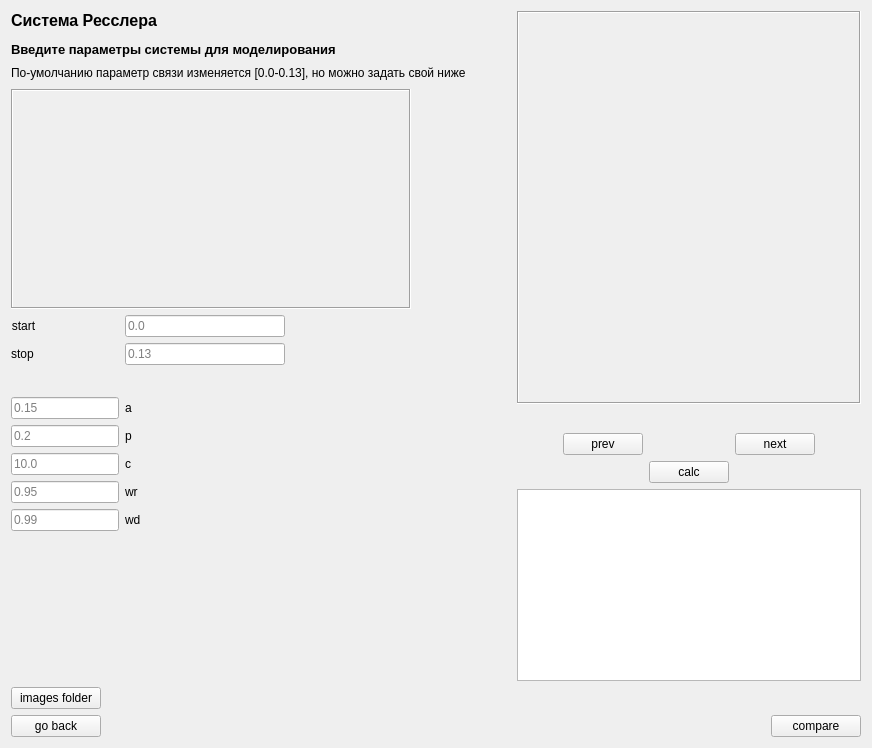
     <widget class="QWidget" name="page_2">
      <layout class="QGridLayout" name="gridLayout">
       <item row="1" column="0">
        <widget class="QPushButton" name="showfolder_1">
         <property name="maximumSize">
          <size>
           <width>90</width>
           <height>24</height>
          </size>
         </property>
         <property name="text">
          <string>images folder</string>
         </property>
        </widget>
       </item>
       <item row="2" column="0">
        <widget class="QPushButton" name="backbutton_1">
         <property name="maximumSize">
          <size>
           <width>90</width>
           <height>24</height>
          </size>
         </property>
         <property name="text">
          <string>go back</string>
         </property>
        </widget>
       </item>
       <item row="0" column="0">
        <layout class="QGridLayout" name="gridLayout_4">
         <item row="0" column="0">
          <widget class="QLabel" name="label_2">
           <property name="maximumSize">
            <size>
             <width>16777215</width>
             <height>60</height>
            </size>
           </property>
           <property name="text">
            <string>&lt;html&gt;&lt;head/&gt;&lt;body&gt;&lt;p&gt;&lt;span style=&quot; font-size:12pt; font-weight:600;&quot;&gt;Система Ресслера&lt;/span&gt;&lt;/p&gt;&lt;p&gt;&lt;span style=&quot; font-size:10pt; font-weight:600;&quot;&gt;Введите параметры системы для моделирования&lt;/span&gt;&lt;/p&gt;&lt;/body&gt;&lt;/html&gt;</string>
           </property>
           <property name="textFormat">
            <enum>Qt::RichText</enum>
           </property>
           <property name="scaledContents">
            <bool>false</bool>
           </property>
          </widget>
         </item>
         <item row="2" column="0" alignment="Qt::AlignLeft|Qt::AlignVCenter">
          <widget class="QLabel" name="eq_1">
           <property name="sizePolicy">
            <sizepolicy hsizetype="Preferred" vsizetype="Preferred">
             <horstretch>0</horstretch>
             <verstretch>0</verstretch>
            </sizepolicy>
           </property>
           <property name="minimumSize">
            <size>
             <width>400</width>
             <height>220</height>
            </size>
           </property>
           <property name="maximumSize">
            <size>
             <width>300</width>
             <height>220</height>
            </size>
           </property>
           <property name="baseSize">
            <size>
             <width>0</width>
             <height>0</height>
            </size>
           </property>
           <property name="frameShape">
            <enum>QFrame::Box</enum>
           </property>
           <property name="frameShadow">
            <enum>QFrame::Sunken</enum>
           </property>
           <property name="text">
            <string/>
           </property>
           <property name="alignment">
            <set>Qt::AlignRight|Qt::AlignTrailing|Qt::AlignVCenter</set>
           </property>
          </widget>
         </item>
         <item row="1" column="0">
          <widget class="QLabel" name="label_8">
           <property name="sizePolicy">
            <sizepolicy hsizetype="Preferred" vsizetype="Preferred">
             <horstretch>0</horstretch>
             <verstretch>0</verstretch>
            </sizepolicy>
           </property>
           <property name="minimumSize">
            <size>
             <width>500</width>
             <height>20</height>
            </size>
           </property>
           <property name="maximumSize">
            <size>
             <width>1800</width>
             <height>20</height>
            </size>
           </property>
           <property name="text">
            <string>По-умолчанию параметр связи изменяется [0.0-0.13], но можно задать свой ниже</string>
           </property>
           <property name="wordWrap">
            <bool>true</bool>
           </property>
          </widget>
         </item>
         <item row="5" column="0">
          <spacer name="verticalSpacer">
           <property name="orientation">
            <enum>Qt::Vertical</enum>
           </property>
           <property name="sizeType">
            <enum>QSizePolicy::Fixed</enum>
           </property>
           <property name="sizeHint" stdset="0">
            <size>
             <width>20</width>
             <height>150</height>
            </size>
           </property>
          </spacer>
         </item>
         <item row="4" column="0">
          <layout class="QFormLayout" name="formLayout_3">
           <item row="0" column="0">
            <widget class="QLabel" name="label_9">
             <property name="maximumSize">
              <size>
               <width>1600</width>
               <height>16777215</height>
              </size>
             </property>
             <property name="text">
              <string>start</string>
             </property>
             <property name="alignment">
              <set>Qt::AlignCenter</set>
             </property>
            </widget>
           </item>
           <item row="0" column="1">
            <widget class="QLineEdit" name="coupparamstart">
             <property name="sizePolicy">
              <sizepolicy hsizetype="Expanding" vsizetype="Fixed">
               <horstretch>0</horstretch>
               <verstretch>0</verstretch>
              </sizepolicy>
             </property>
             <property name="maximumSize">
              <size>
               <width>160</width>
               <height>16777215</height>
              </size>
             </property>
             <property name="placeholderText">
              <string>0.0</string>
             </property>
            </widget>
           </item>
           <item row="1" column="0">
            <widget class="QLabel" name="label_10">
             <property name="maximumSize">
              <size>
               <width>160</width>
               <height>16777215</height>
              </size>
             </property>
             <property name="text">
              <string>stop</string>
             </property>
             <property name="alignment">
              <set>Qt::AlignCenter</set>
             </property>
            </widget>
           </item>
           <item row="1" column="1">
            <widget class="QLineEdit" name="coupparamend">
             <property name="sizePolicy">
              <sizepolicy hsizetype="Expanding" vsizetype="Fixed">
               <horstretch>0</horstretch>
               <verstretch>0</verstretch>
              </sizepolicy>
             </property>
             <property name="maximumSize">
              <size>
               <width>160</width>
               <height>160</height>
              </size>
             </property>
             <property name="placeholderText">
              <string>0.13</string>
             </property>
            </widget>
           </item>
           <item row="2" column="0" colspan="2">
            <spacer name="horizontalSpacer">
             <property name="orientation">
              <enum>Qt::Horizontal</enum>
             </property>
             <property name="sizeHint" stdset="0">
              <size>
               <width>40</width>
               <height>20</height>
              </size>
             </property>
            </spacer>
           </item>
           <item row="3" column="0">
            <widget class="QLineEdit" name="param_a">
             <property name="placeholderText">
              <string>0.15</string>
             </property>
            </widget>
           </item>
           <item row="3" column="1">
            <widget class="QLabel" name="label_3">
             <property name="maximumSize">
              <size>
               <width>16</width>
               <height>16777215</height>
              </size>
             </property>
             <property name="text">
              <string>a</string>
             </property>
            </widget>
           </item>
           <item row="4" column="0">
            <widget class="QLineEdit" name="param_p">
             <property name="placeholderText">
              <string>0.2</string>
             </property>
            </widget>
           </item>
           <item row="4" column="1">
            <widget class="QLabel" name="label_4">
             <property name="maximumSize">
              <size>
               <width>16</width>
               <height>16777215</height>
              </size>
             </property>
             <property name="text">
              <string>p</string>
             </property>
            </widget>
           </item>
           <item row="5" column="0">
            <widget class="QLineEdit" name="param_c">
             <property name="placeholderText">
              <string>10.0</string>
             </property>
             <property name="clearButtonEnabled">
              <bool>false</bool>
             </property>
            </widget>
           </item>
           <item row="5" column="1">
            <widget class="QLabel" name="label_5">
             <property name="maximumSize">
              <size>
               <width>16</width>
               <height>16777215</height>
              </size>
             </property>
             <property name="text">
              <string>c</string>
             </property>
            </widget>
           </item>
           <item row="6" column="0">
            <widget class="QLineEdit" name="param_wr">
             <property name="placeholderText">
              <string>0.95</string>
             </property>
            </widget>
           </item>
           <item row="6" column="1">
            <widget class="QLabel" name="label_6">
             <property name="maximumSize">
              <size>
               <width>18</width>
               <height>16777215</height>
              </size>
             </property>
             <property name="text">
              <string>wr</string>
             </property>
            </widget>
           </item>
           <item row="7" column="0">
            <widget class="QLineEdit" name="param_wd">
             <property name="placeholderText">
              <string>0.99</string>
             </property>
            </widget>
           </item>
           <item row="7" column="1">
            <widget class="QLabel" name="label_7">
             <property name="maximumSize">
              <size>
               <width>18</width>
               <height>16777215</height>
              </size>
             </property>
             <property name="text">
              <string>wd</string>
             </property>
            </widget>
           </item>
          </layout>
         </item>
        </layout>
       </item>
       <item row="0" column="1">
        <layout class="QGridLayout" name="gridLayout_5">
         <item row="3" column="3" colspan="2">
          <spacer name="horizontalSpacer_3">
           <property name="orientation">
            <enum>Qt::Horizontal</enum>
           </property>
           <property name="sizeHint" stdset="0">
            <size>
             <width>40</width>
             <height>20</height>
            </size>
           </property>
          </spacer>
         </item>
         <item row="3" column="0" colspan="2">
          <spacer name="horizontalSpacer_2">
           <property name="orientation">
            <enum>Qt::Horizontal</enum>
           </property>
           <property name="sizeHint" stdset="0">
            <size>
             <width>40</width>
             <height>20</height>
            </size>
           </property>
          </spacer>
         </item>
         <item row="2" column="0">
          <spacer name="horizontalSpacer_4">
           <property name="orientation">
            <enum>Qt::Horizontal</enum>
           </property>
           <property name="sizeHint" stdset="0">
            <size>
             <width>40</width>
             <height>20</height>
            </size>
           </property>
          </spacer>
         </item>
         <item row="2" column="3">
          <widget class="QPushButton" name="button_imgright_1">
           <property name="maximumSize">
            <size>
             <width>80</width>
             <height>16777215</height>
            </size>
           </property>
           <property name="text">
            <string>next</string>
           </property>
          </widget>
         </item>
         <item row="3" column="2">
          <widget class="QPushButton" name="calcbtn_1">
           <property name="maximumSize">
            <size>
             <width>100</width>
             <height>16777215</height>
            </size>
           </property>
           <property name="text">
            <string>calc</string>
           </property>
          </widget>
         </item>
         <item row="0" column="0" colspan="5">
          <widget class="QLabel" name="label_pic_1">
           <property name="sizePolicy">
            <sizepolicy hsizetype="Preferred" vsizetype="Preferred">
             <horstretch>100</horstretch>
             <verstretch>100</verstretch>
            </sizepolicy>
           </property>
           <property name="frameShape">
            <enum>QFrame::Box</enum>
           </property>
           <property name="frameShadow">
            <enum>QFrame::Sunken</enum>
           </property>
           <property name="text">
            <string/>
           </property>
           <property name="scaledContents">
            <bool>true</bool>
           </property>
          </widget>
         </item>
         <item row="2" column="4">
          <spacer name="horizontalSpacer_5">
           <property name="orientation">
            <enum>Qt::Horizontal</enum>
           </property>
           <property name="sizeHint" stdset="0">
            <size>
             <width>40</width>
             <height>20</height>
            </size>
           </property>
          </spacer>
         </item>
         <item row="7" column="0" colspan="5">
          <widget class="QTextBrowser" name="textBrowserUJWFHUKJF_1">
           <property name="font">
            <font>
             <pointsize>11</pointsize>
            </font>
           </property>
          </widget>
         </item>
         <item row="2" column="1">
          <widget class="QPushButton" name="button_imgleft_1">
           <property name="sizePolicy">
            <sizepolicy hsizetype="Minimum" vsizetype="Fixed">
             <horstretch>0</horstretch>
             <verstretch>0</verstretch>
            </sizepolicy>
           </property>
           <property name="maximumSize">
            <size>
             <width>80</width>
             <height>16777215</height>
            </size>
           </property>
           <property name="layoutDirection">
            <enum>Qt::LeftToRight</enum>
           </property>
           <property name="text">
            <string>prev</string>
           </property>
          </widget>
         </item>
         <item row="1" column="1" colspan="3">
          <widget class="QLabel" name="subtitle_1">
           <property name="font">
            <font>
             <pointsize>11</pointsize>
            </font>
           </property>
           <property name="text">
            <string/>
           </property>
           <property name="alignment">
            <set>Qt::AlignCenter</set>
           </property>
          </widget>
         </item>
        </layout>
       </item>
       <item row="2" column="1">
        <widget class="QPushButton" name="btn_1">
         <property name="maximumSize">
          <size>
           <width>90</width>
           <height>24</height>
          </size>
         </property>
         <property name="layoutDirection">
          <enum>Qt::RightToLeft</enum>
         </property>
         <property name="text">
          <string>compare</string>
         </property>
        </widget>
       </item>
      </layout>
     </widget>
